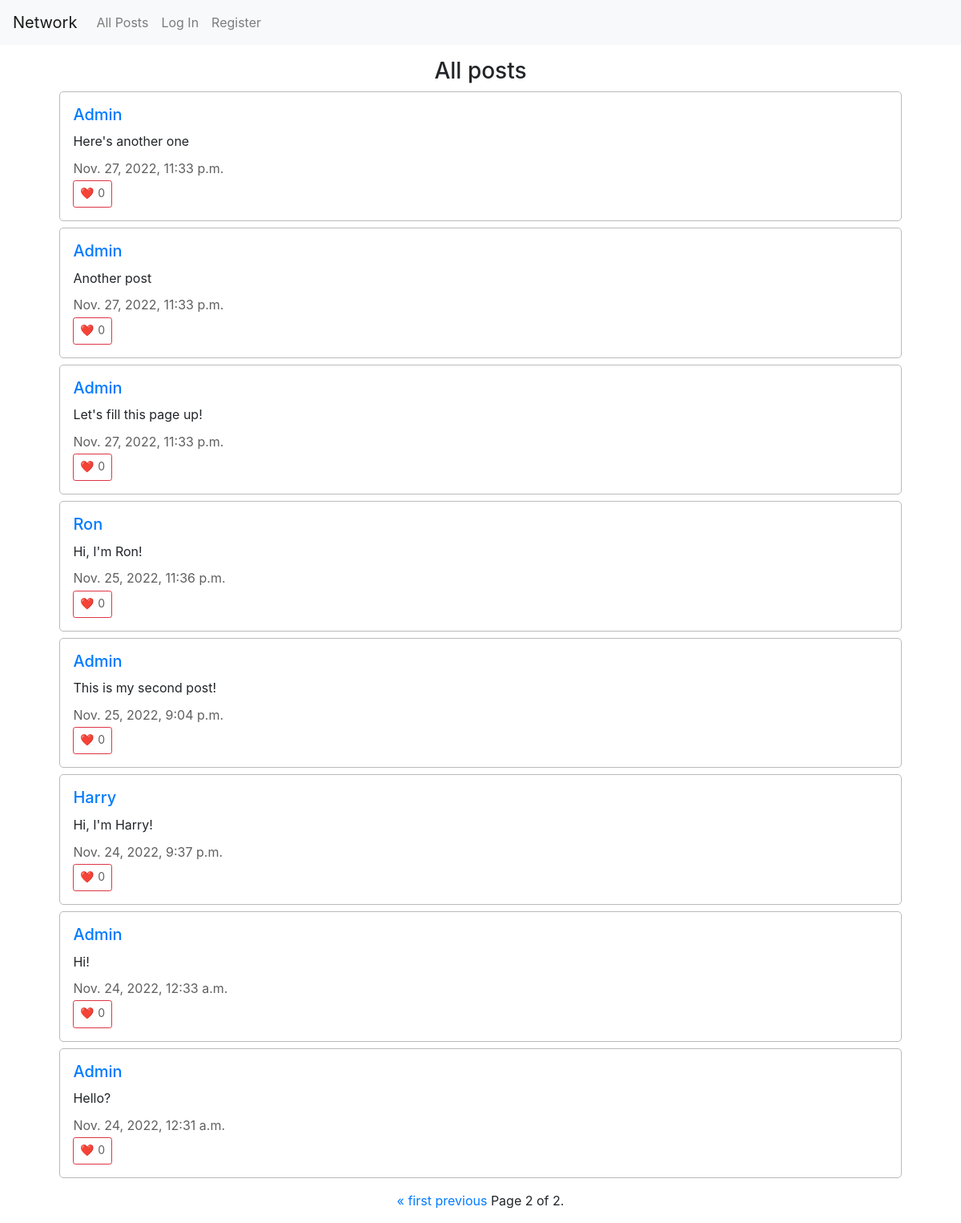
Screenshot of /?page=2 with the database file from the repository.
### network/models.py (models this page shows, shortened)
class Post(models.Model):
    user = models.ForeignKey("User", on_delete=models.CASCADE, related_name ="posts")
    content = models.TextField(max_length=255)
    timestamp = models.DateTimeField(auto_now_add=True)
    likes = models.ManyToManyField("User", blank=True, related_name="liked")

class User(AbstractUser):
    pass

### network/views.py (the view)
# urls.py: path("", views.index, name="index"),
def index(request):
    posts = Post.objects.all().order_by('timestamp').reverse()
    paginator = Paginator(posts, 10)
    page_num = request.GET.get('page')
    page_obj = paginator.get_page(page_num)
    try:
        user = User.objects.get(username=request.user)
    except User.DoesNotExist:
        return render(request, "network/index.html", {
            "page_obj": page_obj,
        })
    return render(request, "network/index.html", {
        "page_obj": page_obj,
        "user": user,
    })

### network/templates/network/index.html (shortened to what this page needs)
{% extends "network/layout.html" %}
{% load static %}
{% block body %}
    <div class="all-posts">
        <h3>All posts</h3>
        {% for post in page_obj %}
            <div class="section" id="{{ post.id }}">
                <h5><a href="{% url 'user' post.user %}">{{ post.user }}</a></h5>
                <p class="post-content" id="post-content-{{ post.id }}">{{ post.content }}</p>
                <p class="grey">{{ post.timestamp }}</p>
                <button class="grey {{ post.id }} like-btn btn btn-outline-danger btn-sm" id="like-btn-{{ post.id }}">&#10084;&#65039; <p id="like-{{ post.id }}" class="grey">{{ post.likes.all.count }}</p></button>
            </div>
        {% endfor %}
    </div>
    <div class="pagination">
        <span class="step-links">
            {% if page_obj.has_previous %}
                <a href="?page=1">&laquo; first</a>
                <a href="?page={{ page_obj.previous_page_number }}">previous</a>
            {% endif %}
            <span class="current">
                Page {{ page_obj.number }} of {{ page_obj.paginator.num_pages }}.
            </span>
        </span>
    </div>
{% endblock %}

### network/static/network/styles.css (style rules this page uses)
.all-posts { width: 100%; display: flex; flex-direction: column; justify-content: center; align-items: center; gap: 0.5rem; }
.section { width: 90%; border: 0.2px rgb(186, 186, 186) solid; border-radius: 5px; padding: 1rem; }
h3 { margin-bottom: 0rem; }
h5 { margin-bottom: 0.6rem; }
p { margin-bottom: 0.2rem; }
.post-content { margin-bottom: 0.6rem; }
.grey { color: rgb(96, 96, 96); }
.like-btn { display: flex; gap: 0.3rem; }

### rows the page displays
Post: user "Admin", content "Here's another one", timestamp "Nov. 27, 2022, 11:33 p.m.", likes.all.count "0"
Post: user "Admin", content "Another post", timestamp "Nov. 27, 2022, 11:33 p.m.", likes.all.count "0"
Post: user "Admin", content "Let's fill this page up!", timestamp "Nov. 27, 2022, 11:33 p.m.", likes.all.count "0"
Post: user "Ron", content "Hi, I'm Ron!", timestamp "Nov. 25, 2022, 11:36 p.m.", likes.all.count "0"
Post: user "Admin", content "This is my second post!", timestamp "Nov. 25, 2022, 9:04 p.m.", likes.all.count "0"
Post: user "Harry", content "Hi, I'm Harry!", timestamp "Nov. 24, 2022, 9:37 p.m.", likes.all.count "0"
Post: user "Admin", content "Hi!", timestamp "Nov. 24, 2022, 12:33 a.m.", likes.all.count "0"
Post: user "Admin", content "Hello?", timestamp "Nov. 24, 2022, 12:31 a.m.", likes.all.count "0"

### other values shown
{{ page_obj.number }} "2"
{{ page_obj.paginator.num_pages }} "2"
